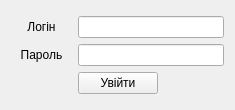
<?xml version="1.0" encoding="UTF-8"?>
<ui version="4.0">
 <class>LoginWindow</class>
 <widget class="QMainWindow" name="LoginWindow">
  <property name="windowModality">
   <enum>Qt::NonModal</enum>
  </property>
  <property name="sizePolicy">
   <sizepolicy hsizetype="Fixed" vsizetype="Fixed">
    <horstretch>0</horstretch>
    <verstretch>0</verstretch>
   </sizepolicy>
  </property>
  <property name="minimumSize">
   <size>
    <width>235</width>
    <height>110</height>
   </size>
  </property>
  <property name="maximumSize">
   <size>
    <width>235</width>
    <height>110</height>
   </size>
  </property>
  <property name="focusPolicy">
   <enum>Qt::NoFocus</enum>
  </property>
  <property name="contextMenuPolicy">
   <enum>Qt::NoContextMenu</enum>
  </property>
  <property name="acceptDrops">
   <bool>false</bool>
  </property>
  <property name="windowTitle">
   <string>Вхід до системи</string>
  </property>
  <property name="documentMode">
   <bool>true</bool>
  </property>
  <widget class="QWidget" name="centralWidget">
   <layout class="QGridLayout" name="gridLayout_2">
    <item row="0" column="0">
     <layout class="QGridLayout" name="gridLayout">
      <item row="1" column="0">
       <widget class="QLabel" name="passwordLabel">
        <property name="text">
         <string>Пароль</string>
        </property>
        <property name="alignment">
         <set>Qt::AlignCenter</set>
        </property>
       </widget>
      </item>
      <item row="2" column="0">
       <spacer name="horizontalSpacer">
        <property name="orientation">
         <enum>Qt::Horizontal</enum>
        </property>
        <property name="sizeHint" stdset="0">
         <size>
          <width>40</width>
          <height>20</height>
         </size>
        </property>
       </spacer>
      </item>
      <item row="2" column="1">
       <widget class="QPushButton" name="pushButton">
        <property name="text">
         <string>Увійти</string>
        </property>
       </widget>
      </item>
      <item row="0" column="0">
       <widget class="QLabel" name="loginLabel">
        <property name="text">
         <string>Логін</string>
        </property>
        <property name="alignment">
         <set>Qt::AlignCenter</set>
        </property>
       </widget>
      </item>
      <item row="2" column="2">
       <spacer name="horizontalSpacer_2">
        <property name="orientation">
         <enum>Qt::Horizontal</enum>
        </property>
        <property name="sizeHint" stdset="0">
         <size>
          <width>40</width>
          <height>20</height>
         </size>
        </property>
       </spacer>
      </item>
      <item row="1" column="1" colspan="2">
       <widget class="QLineEdit" name="lineEdit_2">
        <property name="echoMode">
         <enum>QLineEdit::Password</enum>
        </property>
       </widget>
      </item>
      <item row="0" column="1" colspan="2">
       <widget class="QLineEdit" name="lineEdit"/>
      </item>
     </layout>
    </item>
   </layout>
  </widget>
 </widget>
 <layoutdefault spacing="6" margin="11"/>
 <resources/>
 <connections/>
</ui>
